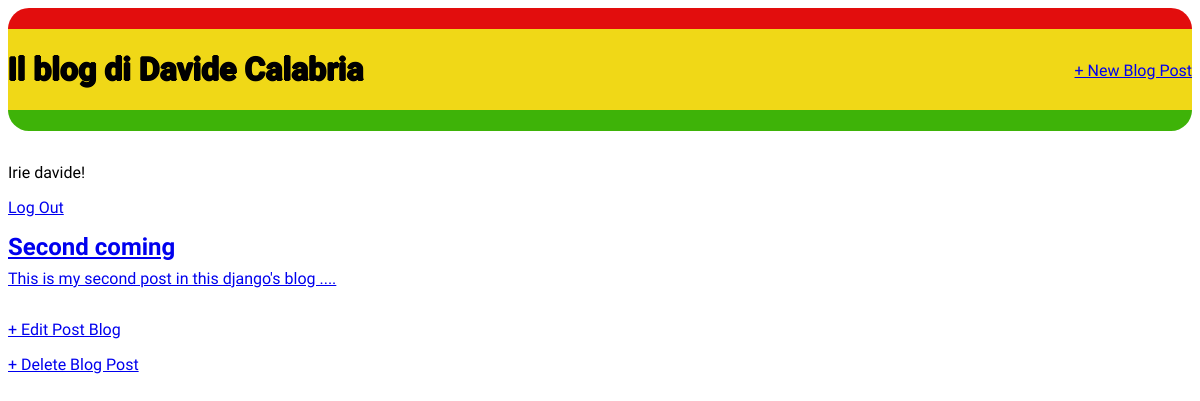
Page /post/2/ (signed in) on the committed database.
### blog/models.py (models this page shows, shortened)
class Post(models.Model):
	title = models.CharField(max_length=200)
	author = models.ForeignKey(
		'auth.User',
		on_delete=models.CASCADE,
	)
	body = models.TextField()

### blog/views.py (the view)
# urls.py: path('post/<int:pk>/', BlogDetailView.as_view(),
class BlogDetailView(DetailView): #new
	model = Post
	template_name = 'post_detail.html'

### templates/post_detail.html
{% extends 'base.html' %}
{% block content %}
	<div class="post-entry">
		<h2>{{ object.title }}</h2>
		<p>{{ object.body }}</p>
	</div>
	<p><a href="{% url 'post_edit' post.pk %}">+ Edit Post Blog</a></p>
	<p><a href="{% url 'post_delete' post.pk %}">+ Delete Blog Post</a></p>
{% endblock content %}

### templates/base.html (shortened to what this page needs)
{% load static %}
<html>
	<head>
		<link rel="stylesheet" href="{% static 'css/base.css' %}">
	</head>
	<body>
		<header>
			<div class="nav-left">
				<h1><a href="{% url 'home' %}">Il blog di Davide Calabria</a></h1>
			</div>
			<div class="nav-right">
				<a href="{% url 'post_new' %}">+ New Blog Post</a>
			</div>
		</header>
		{% if user.is_authenticated %}
			<p>Irie {{ user.username }}!</p>
			<p><a href="{% url 'logout' %}">Log Out</p>
		{% else %}
			<p>You are not logged in</p>
			<a href="{% url 'login' %}">Log In</a>
		{% endif %}
		<div>
			{% block content %}
			{% endblock content %}
		</div>
	</body>
</html>

### static/css/base.css (style rules this page uses)
body { font-family: 'Reggae One', cursive; font-size = 18px; }
header { border-radius: 21px; border-top : 21px solid #e20d0d; border-bottom : 21px solid #3eb308; margin-bottom : 2rem; display: flex; background: #f0d817; }
header h1 a { color: #000000; text-decoration: none; text-shadow: -1px 0 black, 0 1px black, 1px 0 black, 0 -1px black; }
.nav-left { margin-right: auto; }
.nav-right { display: flex; padding-top: 2rem; }
.post-entry { margin-bottom: 2rem; }
.post-entry h2 { margin: 0.5rem 0; }
.post-entry p { margin: 0; font-weight: 400; }

### rows in the picture
Post: title "Second coming", body "This is my second post in this django's blog ...."

### other values in the picture
{{ user.username }} "davide"
